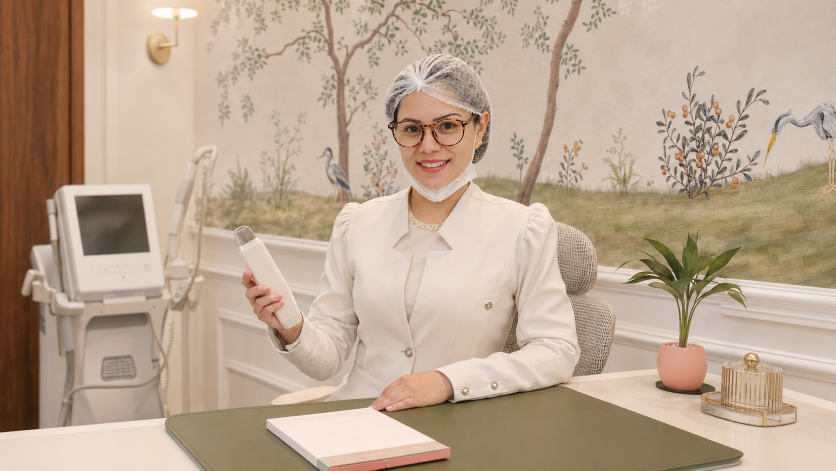
#> input picture assets/Fran-in-her-clinic/ChatGPT Image 4 de set. de 2026, 12_26_17.png, 1672 x 941 px (shown at 1/2 size)
$ python -i generate-social-previews.py   (imports and definitions only)
#> lines starting #> are read from the running program, lines starting #| are printed output that depends on the picture
#> further down, picture is the input picture: PIL image 1672x941 RGB; mean R, G, B 187.2, 165.8, 146
#!/usr/bin/env python3
"""Create branded 1200×630 share previews from each page's editorial image."""
from __future__ import annotations

from pathlib import Path
from urllib.parse import urlparse
import sys

from bs4 import BeautifulSoup
from PIL import Image, ImageDraw, ImageEnhance, ImageFilter, ImageFont

ROOT = Path(__file__).resolve().parents[1]
ORIGIN = "https://francielesofiati.com/"
OUTPUT = ROOT / "assets" / "social" / "content-pages"
FONT = "/usr/share/fonts/truetype/dejavu/DejaVuSans.ttf"
FONT_BOLD = "/usr/share/fonts/truetype/dejavu/DejaVuSans-Bold.ttf"


def font(path: str, size: int) -> ImageFont.FreeTypeFont:
    return ImageFont.truetype(path, size=size)


def cover(source: Image.Image) -> Image.Image:
    source = source.convert("RGB")
    scale = max(1200 / source.width, 630 / source.height)
#> scale = 0.718
    size = (round(source.width * scale), round(source.height * scale))
#> size = (1200, 675)
    source = source.resize(size, Image.Resampling.LANCZOS)
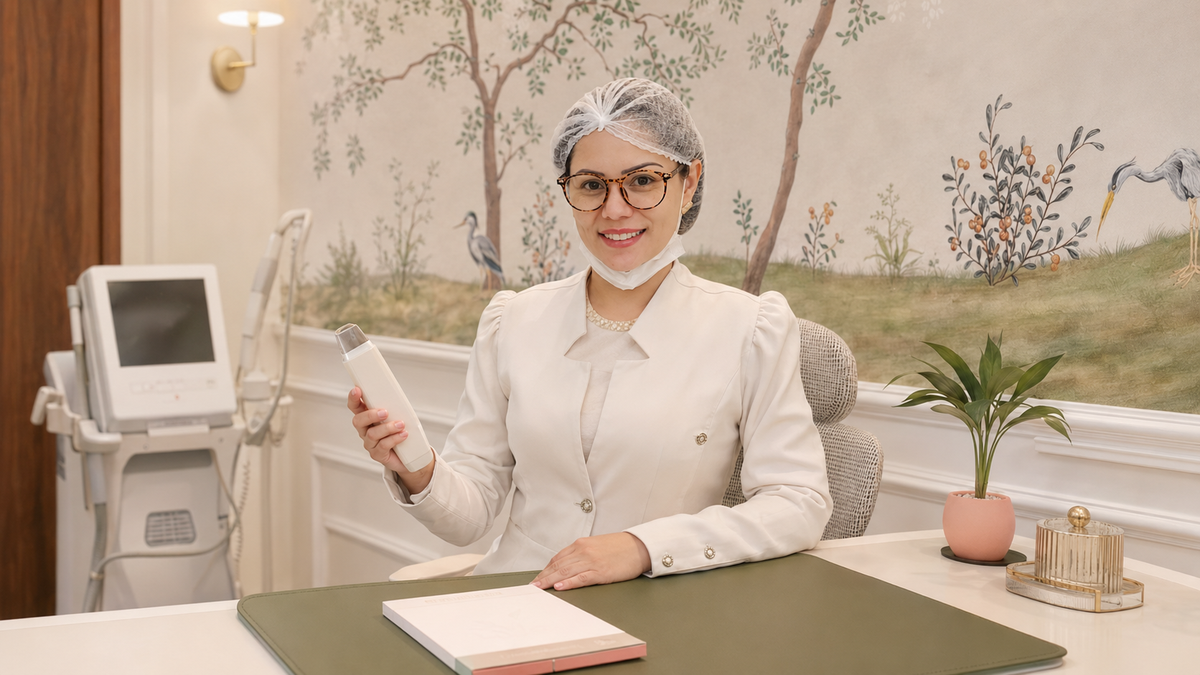
#> source: PIL image 1200x675 RGB; mean R, G, B 187.2, 165.8, 146
    left, top = (source.width - 1200) // 2, (source.height - 630) // 2
#> left = 0; top = 22
    return source.crop((left, top, left + 1200, top + 630))
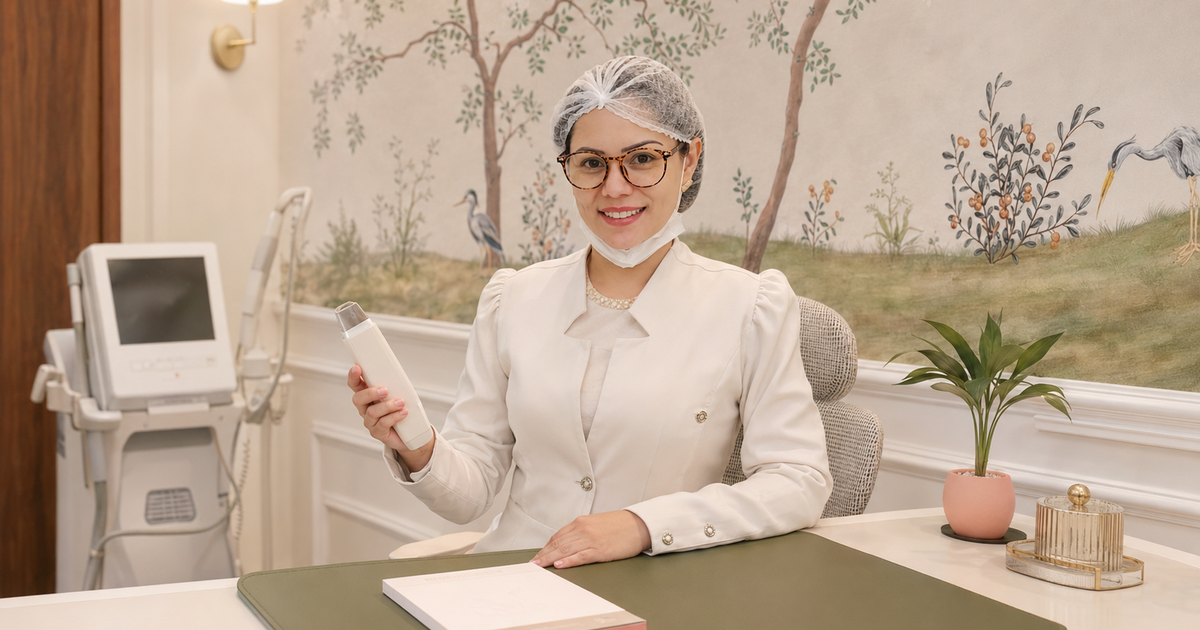
#> returned value: PIL image 1200x630 RGB; mean R, G, B 187.2, 165.8, 146.2


def journal_cover(title: str, section: str) -> Image.Image:
    """Draw a refined, subject-coded editorial cover without photography."""
    palettes = [
        ((24, 52, 42), (111, 145, 117), (236, 213, 173)),
        ((65, 45, 36), (155, 109, 81), (236, 213, 173)),
        ((35, 53, 71), (99, 139, 154), (223, 210, 180)),
        ((68, 55, 82), (139, 120, 159), (238, 222, 190)),
        ((66, 65, 43), (151, 149, 95), (239, 219, 176)),
    ]
    background, accent, gold = palettes[sum(map(ord, section)) % len(palettes)]
    image = Image.new("RGB", (1600, 900), background)
    art = ImageDraw.Draw(image, "RGBA")
    # Layered arcs provide visual depth while staying quiet enough for the title.
    for size, alpha, offset in ((1130, 46, 0), (872, 64, 104), (615, 82, 214)):
        bounds = (1050 + offset, -160 + offset // 2, 1050 + offset + size, -160 + offset // 2 + size)
        art.arc(bounds, 105, 288, fill=(*accent, alpha), width=24)
    art.ellipse((1240, 515, 1480, 755), outline=(*gold, 150), width=4)
    art.line((1240, 635, 1482, 635), fill=(*gold, 150), width=4)
    art.line((1360, 555, 1360, 795), fill=(*gold, 100), width=3)
    return image


def wrapped(draw: ImageDraw.ImageDraw, text: str, limit: int, label_font):
    words, lines, current = text.split(), [], ""
    for word in words:
        candidate = f"{current} {word}".strip()
        if draw.textlength(candidate, font=label_font) <= limit:
            current = candidate
        else:
            lines.append(current); current = word
    if current: lines.append(current)
    return lines[:3]


def update_meta(soup: BeautifulSoup, property_name: str, content: str, attribute: str = "property"):
    tag = soup.find("meta", attrs={attribute: property_name})
    if tag is None:
        tag = soup.new_tag("meta"); tag[attribute] = property_name; soup.head.append(tag)
    tag["content"] = content


requested = {Path(value).name for value in sys.argv[1:]}
pages = sorted([*ROOT.glob("servicos/*.html"), *ROOT.glob("blog/*.html")])
# [48 lines not run here, left out]

>>> from PIL import Image
>>> picture = Image.open('../assets/Fran-in-her-clinic/ChatGPT Image 4 de set. de 2026, 12_26_17.png')
>>> result = cover(picture)

$ run again, on assets/about/about 11.webp
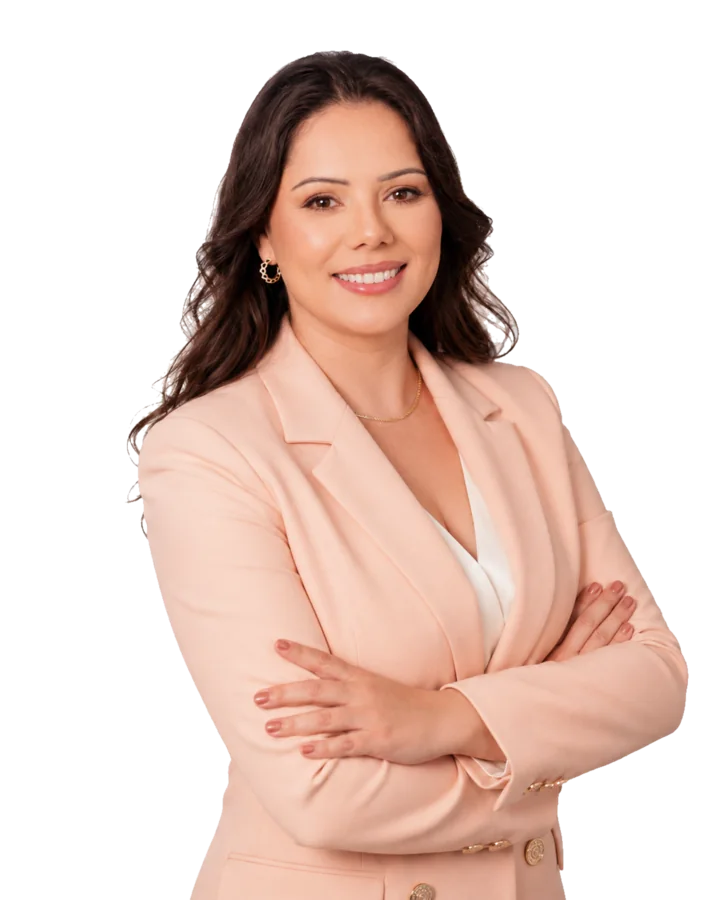
#> input picture assets/about/about 11.webp, 720 x 900 px
#> picture is the input picture: PIL image 720x900 RGBA; mean R, G, B, A 101.4, 79, 69.9, 121.4
#> in cover, `source = source.convert("RGB")`:
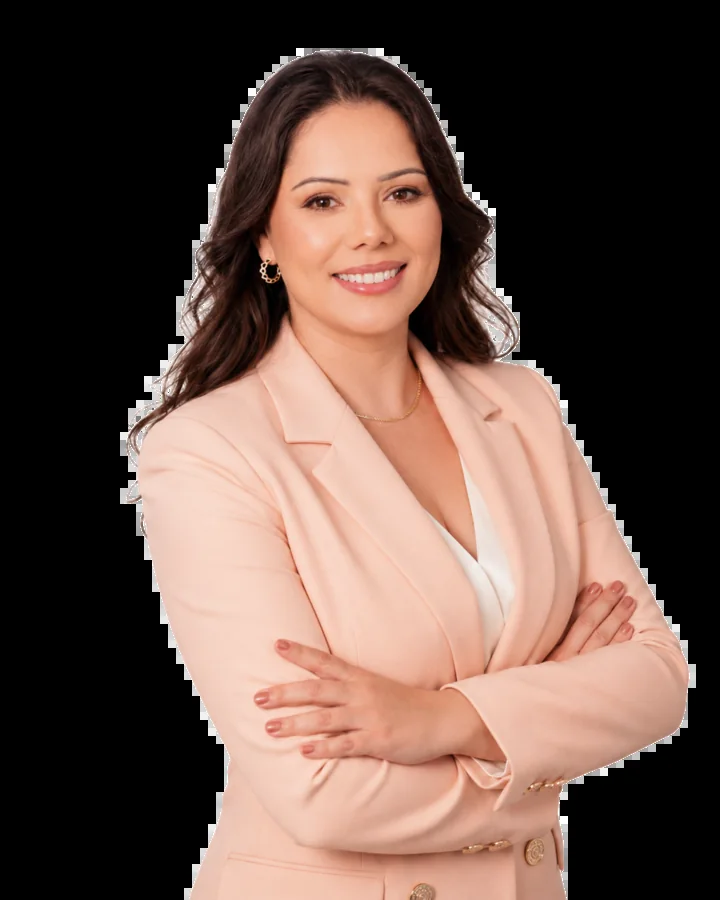
#> source: PIL image 720x900 RGB; mean R, G, B 101.4, 79, 69.9
#> in cover, `return source.crop((left, top, left + 1200, top + 630))`:
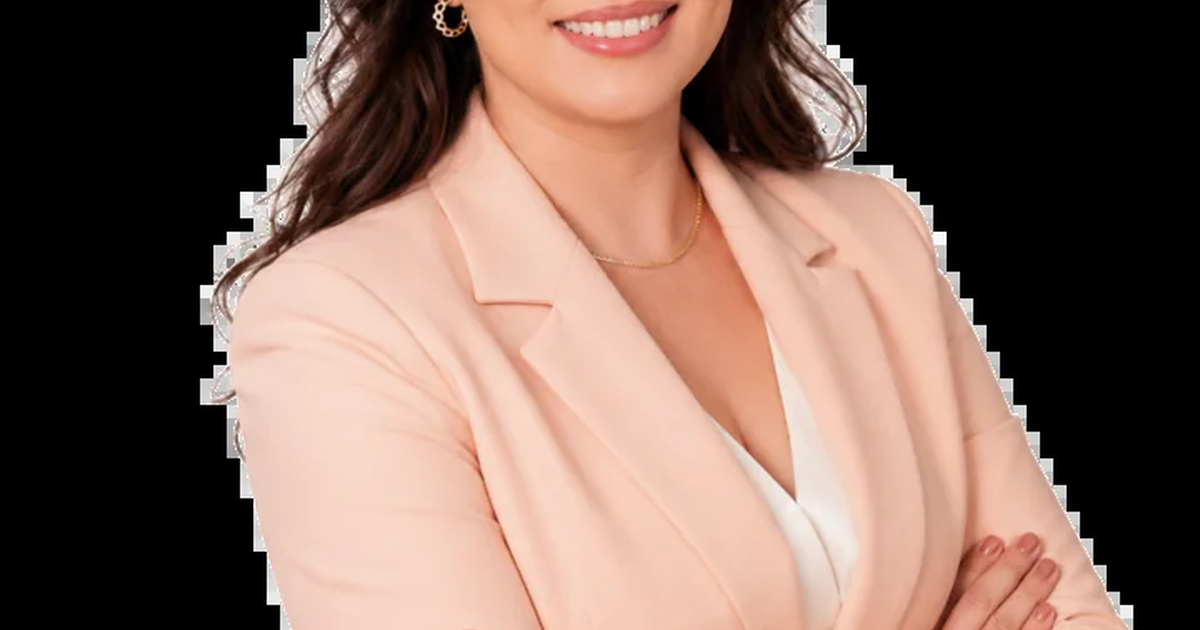
#> returned value: PIL image 1200x630 RGB; mean R, G, B 126.6, 100.8, 90

$ run again, on assets/backgrounds/estetica-avancada-gesto-delicado-bioestimulador-colageno-consulta-presencial-textura-editorial-gleba-palhano.webp
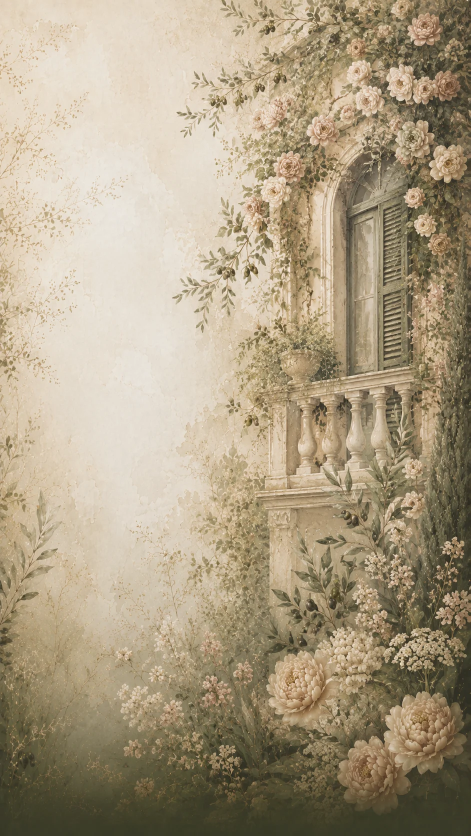
#> input picture assets/backgrounds/estetica-avancada-gesto-delicado-bioestimulador-colageno-consulta-presencial-textura-editorial-gleba-palhano.webp, 941 x 1672 px (shown at 1/2 size)
#> picture is the input picture: PIL image 941x1672 RGB; mean R, G, B 171.6, 157.4, 131.6
#> in cover, `return source.crop((left, top, left + 1200, top + 630))`:
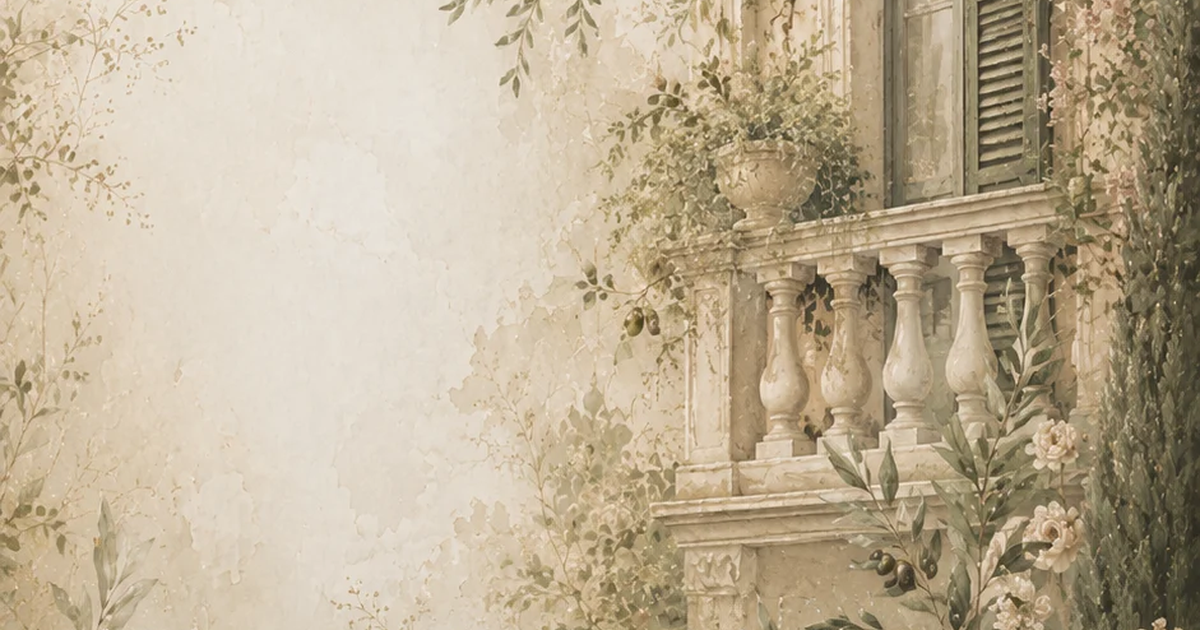
#> returned value: PIL image 1200x630 RGB; mean R, G, B 190.3, 175.5, 150.1
